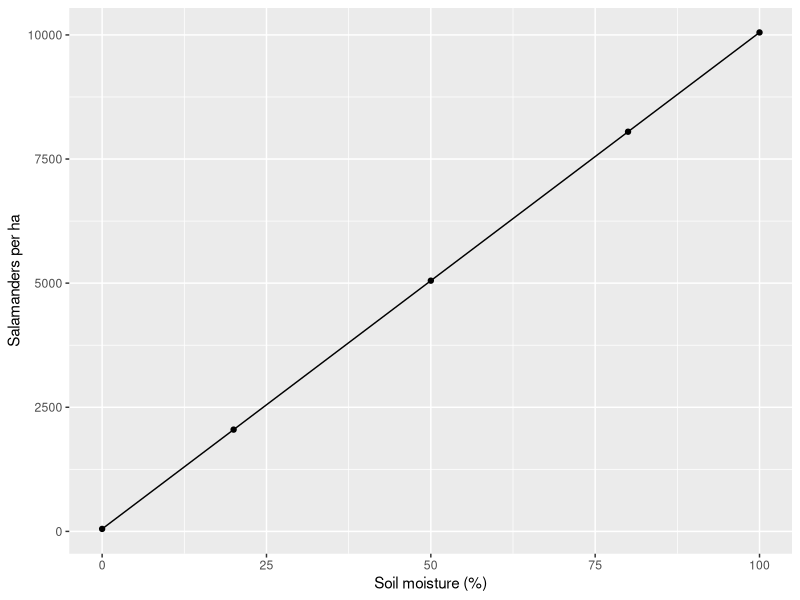
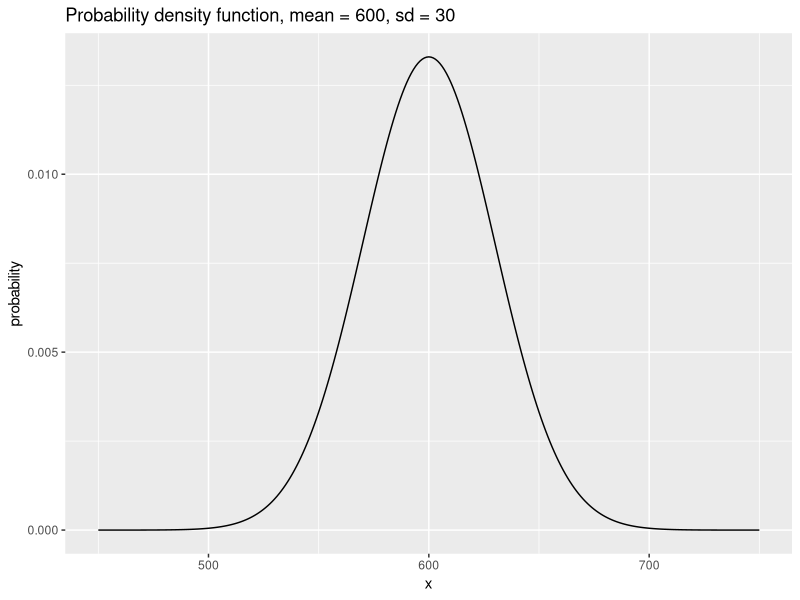

Source code (R) for these figures, in order:
## ---- chunk 1
# automatically create a bib database for R packages
knitr::write_bib(c(
  .packages(), 'bookdown', 'knitr', 'rmarkdown'
), 'packages.bib')
## ---- chunk 2
library(ggplot2)
soil <- c(0, 20, 50, 80, 100)
b0 <- 50
b1 <- 100

y <- b0 + b1 * soil

ggplot(data.frame(y, soil), aes(soil, y)) + geom_point() + geom_line() + ylab("Salamanders per ha") + xlab("Soil moisture (%)")
## ---- chunk 3
x <- seq(450, 750)
probability <- dnorm(x, 600, 30)

ggplot(data.frame(x, probability), aes(x, probability)) + geom_line() + ggtitle("Probability density function, mean = 600, sd = 30")
